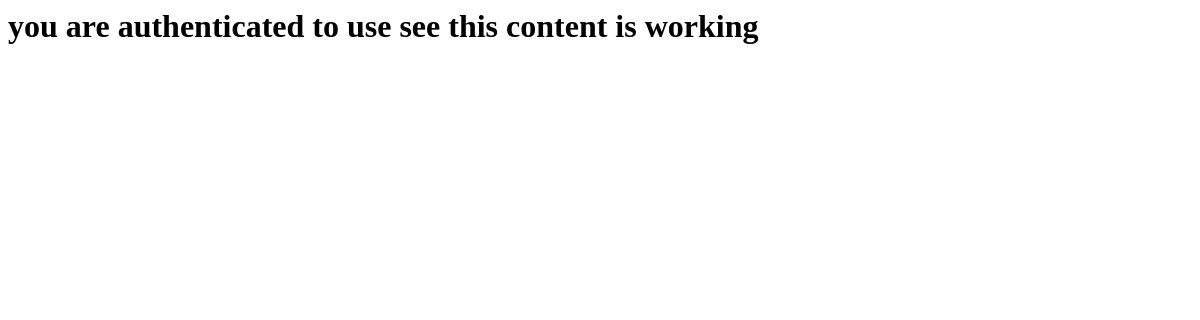
The app's page /posts/ (signed in), older data.
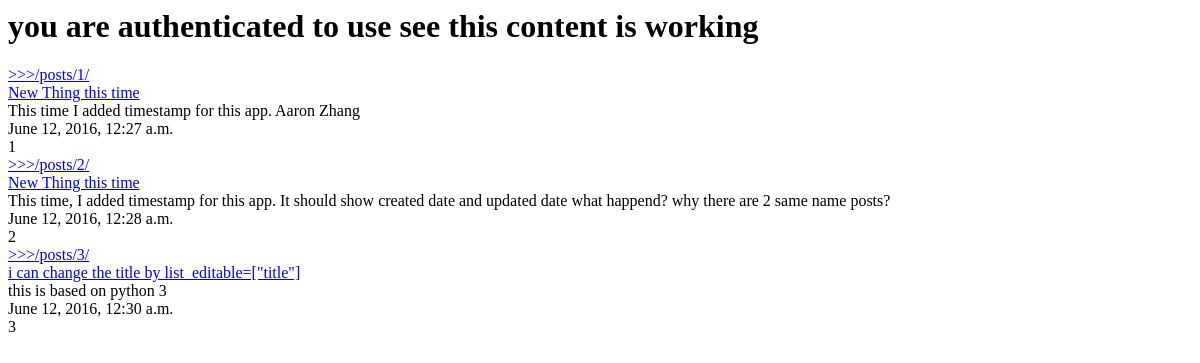
The same page, newer data.
### posts/models.py (models this page shows, shortened)
class Post(models.Model):
    title = models.CharField(max_length=120)
    content = models.TextField()
    timestamp = models.DateTimeField(auto_now=False, auto_now_add=True)
    updated = models.DateTimeField(auto_now=True, auto_now_add=False)
    def get_absolute_url(self):
        return reverse("posts:detail", kwargs={"pk": self.id})

### posts/views.py (the view)
def post_list(request):
    object_list = models.Post.objects.all()
    if request.user.is_authenticated():
        context = {
        "object_list": object_list,
        "title":"you are authenticated to use see this content"
        }
    else:
        context = {
         "title":"List"
        }
    return render(request, "posts/base.html", context)

### posts/templates/posts/base.html
<html>
<body>
  <div class="container">
    {% block content %}
    <h1>{{ title }} is working</h1>
    {% for obj in object_list %}
    <a href='{% url "posts:detail" pk=obj.id %}'>>>>{% url "posts:detail" pk=obj.id %}</a></br>
    <a href='{{ obj.get_absolute_url }}'>{{obj.title}}</a><br/>
    {{ obj.content }}</br>
    {{ obj.timestamp }}</br>
    {{ obj.id }}</br>
    {% endfor %}
    {% endblock content %}
  </div>
</body>
</html>

Row changes from the older to the newer data that the page shows:
added Post: id "/posts/1/", title "New Thing this time", content "This time I added timestamp for this app. Aaron Zhang", timestamp "June 12, 2016, 12:27 a.m.", id "1"
added Post: id "/posts/2/", title "New Thing this time", content "This time, I added timestamp for this app. It should show created date and updated date what happend? why there are 2 same name posts?", timestamp "June 12, 2016, 12:28 a.m.", id "2"
added Post: id "/posts/3/", title "i can change the title by list_editable=[\"title\"]", content "this is based on python 3", timestamp "June 12, 2016, 12:30 a.m.", id "3"
